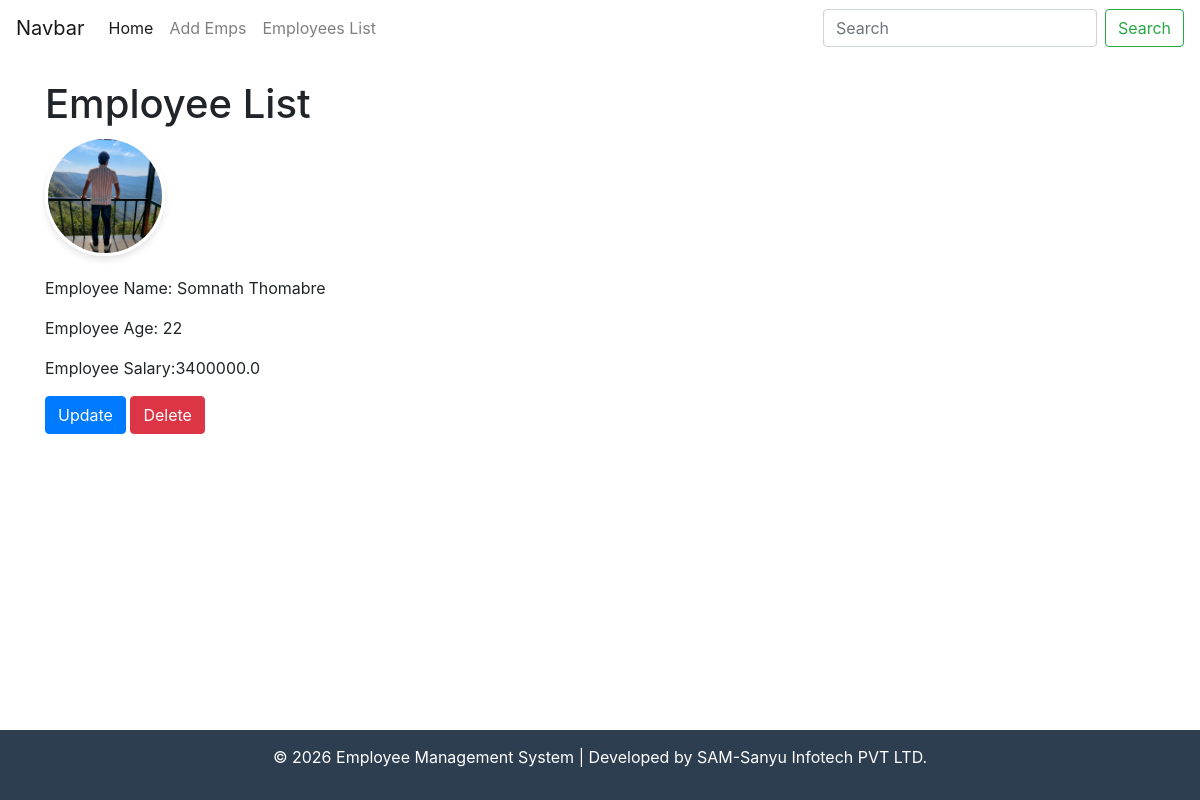
Screenshot of /detail/3/ with the database file from the repository.
### dapp/models.py (models this page shows, shortened)
class Employee(models.Model):
    name = models.CharField(max_length=50)
    age = models.IntegerField()
    salary = models.FloatField()
    image = models.ImageField(upload_to='employees/',blank=True, null=True)

### dapp/views.py (the view)
# urls.py: path('detail/<int:id>/',views.detailed_employee, name='detail'),
def detailed_employee(request,id):
    obj = Employee.objects.get(id = id)
    return render(request, 'detailed.html',{'obj':obj})

### dapp/templates/detailed.html (shortened to what this page needs)
{% extends 'base.html' %}
{% block body %}
    <h1>Employee List </h1>
    <img src="{{ obj.image.url }}" alt="profile image" class="profile-img">
    <p>Employee Name: {{ obj.name }}</p>
    <p>Employee Age: {{ obj.age }}</p>
    <p>Employee Salary:{{ obj.salary }}</p>
    <a href="/update/{{obj.id}}/"> <button type="button" class="btn btn-primary">Update</button></a>
    <a href="/delete/{{ obj.id }}/"><button type="button" class="btn btn-danger">Delete</button></a>
{% endblock %}

### dapp/templates/detailed.html (style rules this page uses)
.profile-img { width: 120px; height: 120px; border-radius: 50%; object-fit: cover; box-shadow: 0 4px 6px rgba(0, 0, 0, 0.1); border: 3px solid #ffffff; margin-bottom: 20px; }

### rows the page displays
Employee: image (picture), name "Somnath Thomabre", age "22", salary "3400000.0"
